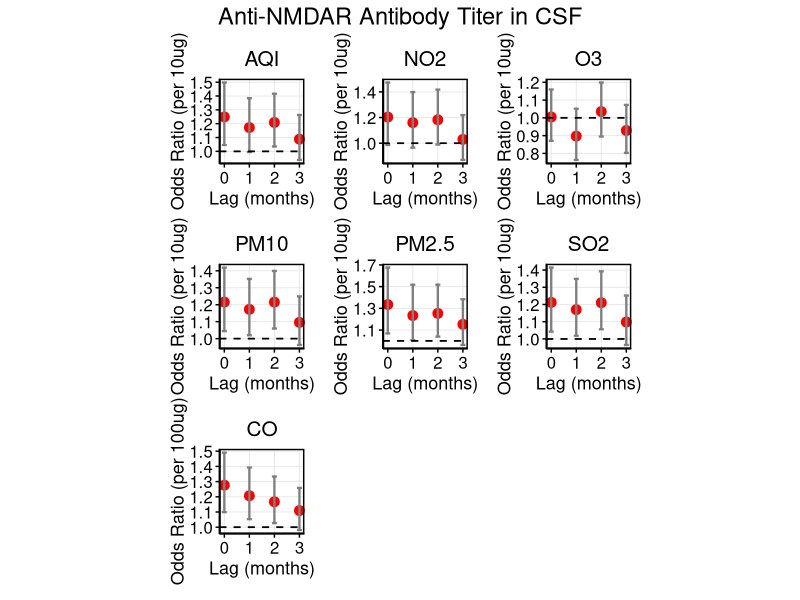
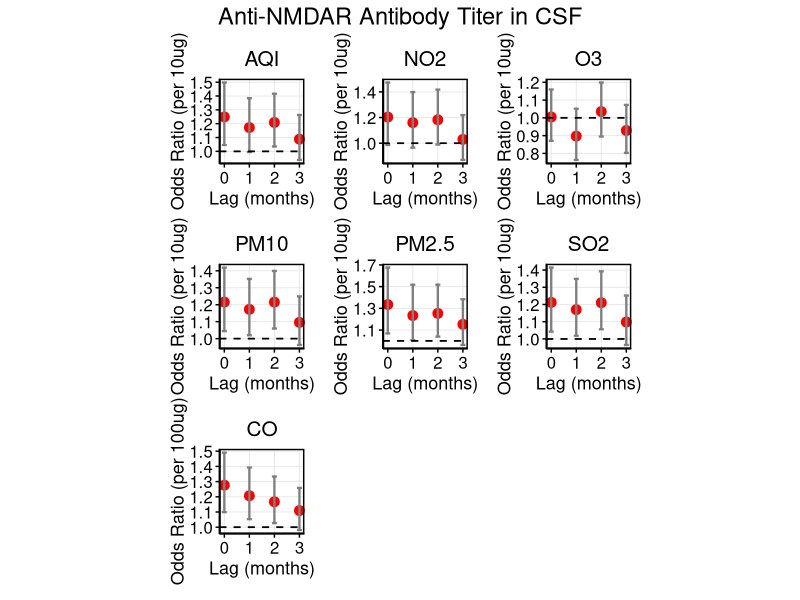

Reproduce these figures in R, in order.
setwd("/Users/shij/Documents/GitHub/NMDA_data_analysis/")
my.dat<-readxl::read_xlsx("NMDA_with_population_sex_ratio_age_portion.xlsx")
setwd("/Users/shij/Documents/GitHub/NMDA_data_analysis/251211/")

my.dat$CSFrank<-NA
for (i in 1:nrow(my.dat)) {
  if( my.dat$`anti-NMDAR antibody titer in CSF`[i]=="+" ) {
    my.dat$CSFrank[i]=1
  }else if( my.dat$`anti-NMDAR antibody titer in CSF`[i]=="1：1000" ) {
    my.dat$CSFrank[i]=3
  }else if( my.dat$`anti-NMDAR antibody titer in CSF`[i]=="1:320" ) {
    my.dat$CSFrank[i]=3
  }else if( my.dat$`anti-NMDAR antibody titer in CSF`[i]=="1:300" ) {
    my.dat$CSFrank[i]=3
  }else if( my.dat$`anti-NMDAR antibody titer in CSF`[i]=="1:100+" ) {
    my.dat$CSFrank[i]=2
  }else if( my.dat$`anti-NMDAR antibody titer in CSF`[i]=="1:100" ) {
    my.dat$CSFrank[i]=2
  }else if( my.dat$`anti-NMDAR antibody titer in CSF`[i]=="positive" ) {
    my.dat$CSFrank[i]=2
  }else if( my.dat$`anti-NMDAR antibody titer in CSF`[i]=="1:32" ) {
    my.dat$CSFrank[i]=2
  }else if( my.dat$`anti-NMDAR antibody titer in CSF`[i]=="1:30" ) {
    my.dat$CSFrank[i]=2
  }else if( my.dat$`anti-NMDAR antibody titer in CSF`[i]=="++" ) {
    my.dat$CSFrank[i]=3
  }else if( my.dat$`anti-NMDAR antibody titer in CSF`[i]=="1:10" ) {
    my.dat$CSFrank[i]=1
  }else if( my.dat$`anti-NMDAR antibody titer in CSF`[i]=="1:3.2" ) {
    my.dat$CSFrank[i]=1
  }else if( my.dat$`anti-NMDAR antibody titer in CSF`[i]=="1:1" ) {
    my.dat$CSFrank[i]=1
  }
}  

# ============================
# 1. Load Required Packages
# ============================
library(ordinal)
library(ggplot2)
library(dplyr)
library(tidyr)
library(broom)
library(patchwork)   # For combining plots

# ============================
# 2. Prepare Data: Convert CSFrank to Ordered Factor
# ============================
# Check current class
class(my.dat$CSFrank)
table(my.dat$CSFrank)  # See levels

# Convert to ordered factor
my.dat$CSFrank <- factor(my.dat$CSFrank, ordered = TRUE)

# Verify
str(my.dat$CSFrank)

# ============================
# 3. Define Pollutants and Lags
# ============================
pollutants <- c("AQI", "NO2", "O3", "CO", "PM10", "PM2.5", "SO2")  # CO is 4th
lags <- c("M0", "M1", "M2", "M3")

# Create column name patterns
pollutant_cols <- sapply(pollutants, function(p) {
  paste0(p, "_", lags)
}, simplify = FALSE)

# ============================
# 4. Fit Ordinal Regression for Each Pollutant-Lag
# ============================
results_list <- list()

for (pollutant in pollutants) {
  lag_cols <- pollutant_cols[[pollutant]]
  for (lag_col in lag_cols) {
    # Check if column has variation and not all NA
    data_col <- my.dat[[lag_col]]
    if (all(is.na(data_col)) || length(unique(data_col[!is.na(data_col)])) <= 1) {
      message("Skipping ", lag_col, " — no variation or all NA")
      next
    }
    
    # Fit model
    model <- clm(CSFrank ~ ., data = my.dat[, c("CSFrank", lag_col)], 
                 Hess = TRUE)
    
    # Extract summary
    model_summary <- tidy(model, conf.int = TRUE, exponentiate = TRUE) %>%
      filter(term == lag_col) %>%
      mutate(Pollutant = pollutant,
             Lag = gsub(".*_", "", lag_col),
             Lag_Num = as.numeric(gsub("M", "", lag_col)))
    
    results_list <- append(results_list, list(model_summary))
  }
}

# Combine all results
results_df <- bind_rows(results_list)

# ============================
# 5. Clean and Format Results
# ============================
results_df <- results_df %>%
  mutate(
    Lag = trimws(toupper(Lag)),
    Lag.Num = as.numeric(gsub("^M(\\d+)$", "\\1", Lag))
  ) %>%
  filter(!is.na(Lag.Num))

# # ============================
# # 6. Create 7 Individual Plots (One per Pollutant)
# # ============================
# # Get pollutants in desired order
# pollutants_plot <- c("AQI", "NO2", "O3", "CO", "PM10", "PM2.5", "SO2")
# 
# # Create list of individual plots
# plot_list <- lapply(pollutants_plot, function(poll) {
#   df_sub <- results_df %>% filter(Pollutant == poll)
#   
#   p <- ggplot(df_sub, aes(x = Lag.Num, y = estimate, ymin = conf.low, ymax = conf.high)) +
#     geom_point(color = "red", size = 3) +
#     geom_errorbar(width = 0.2, color = "gray50", size = 0.8) +
#     geom_hline(yintercept = 1, linetype = "dashed", color = "black", size = 0.6) +
#     labs(
#       x = "Lag (months)",
#       y = "Odds Ratio (OR)",
#       title = poll
#     ) +
#     theme_minimal() +
#     theme(
#       panel.border = element_rect(color = "black", fill = NA, size = 1),
#       panel.background = element_blank(),
#       panel.grid.major = element_line(color = "gray90", size = 0.3),
#       panel.grid.minor = element_blank(),
#       axis.line = element_line(color = "black", size = 0.5),
#       axis.ticks = element_line(color = "black", size = 0.5),
#       axis.text = element_text(size = 12, color = "black"),
#       axis.title = element_text(size = 13, color = "black"),
#       plot.title = element_text(hjust = 0.5, size = 15, color = "black"),
#       plot.margin = margin(10, 10, 10, 10),
#       axis.title.y = element_text(angle = 90, vjust = 0.5),
#       aspect.ratio = 1  # ← This is the KEY: forces square panels
#     ) +
#     scale_x_continuous(
#       breaks = c(0, 1, 2, 3), 
#       labels = c("0", "1", "2", "3"),
#       expand = expansion(add = c(0.1, 0.1))
#     )
#   
#   return(p)
# })
# 
# # ============================
# # 7. Combine All 7 Plots in a Single Row
# # ============================
# p_combined <- plot_list[[1]] + plot_list[[2]] + plot_list[[3]] + plot_list[[5]] + 
#   plot_list[[6]] + plot_list[[7]] + plot_list[[4]] +
#   plot_annotation(title = "Anti-NMDAR Antibody Titer in CSF",
#                   theme = theme(plot.title = element_text(hjust = 0.5, size = 17, color = "black")))
# 
# # Display plot
# print(p_combined)
# 
# # Optional: Save as PNG with width=12, height=15
# ggsave("NMDAR_antibody.png", p_combined, width = 12, height = 15, dpi = 300, units = "in")


# ============================
# 6. Create 7 Individual Plots (One per Pollutant)
# ============================
# Get pollutants in desired order
pollutants_plot <- c("AQI", "NO2", "O3", "CO", "PM10", "PM2.5", "SO2")

# Create list of individual plots
plot_list <- lapply(pollutants_plot, function(poll) {
  df_sub <- results_df %>% filter(Pollutant == poll)
  
  # Apply transformation based on pollutant
  if (poll == "CO") {
    df_sub <- df_sub %>%
      mutate(
        y = estimate^0.1,
        ymin = conf.low^0.1,
        ymax = conf.high^0.1
      )
    y_label <- "Odds Ratio (per 100ug)"
  } else {
    df_sub <- df_sub %>%
      mutate(
        y = estimate^10,
        ymin = conf.low^10,
        ymax = conf.high^10
      )
    y_label <- "Odds Ratio (per 10ug)"
  }
  
  p <- ggplot(df_sub, aes(x = Lag.Num, y = y, ymin = ymin, ymax = ymax)) +
    geom_point(color = "red", size = 3) +
    geom_errorbar(width = 0.2, color = "gray50", size = 0.8) +
    geom_hline(yintercept = 1, linetype = "dashed", color = "black", size = 0.6) +
    labs(
      x = "Lag (months)",
      y = y_label,  # ← Dynamically set based on pollutant
      title = poll
    ) +
    theme_minimal() +
    theme(
      panel.border = element_rect(color = "black", fill = NA, size = 1),
      panel.background = element_blank(),
      panel.grid.major = element_line(color = "gray90", size = 0.3),
      panel.grid.minor = element_blank(),
      axis.line = element_line(color = "black", size = 0.5),
      axis.ticks = element_line(color = "black", size = 0.5),
      axis.text = element_text(size = 12, color = "black"),
      axis.title = element_text(size = 13, color = "black"),
      plot.title = element_text(hjust = 0.5, size = 15, color = "black"),
      plot.margin = margin(10, 10, 10, 10),
      axis.title.y = element_text(angle = 90, vjust = 0.5),
      aspect.ratio = 1
    ) +
    scale_x_continuous(
      breaks = c(0, 1, 2, 3), 
      labels = c("0", "1", "2", "3"),
      expand = expansion(add = c(0.1, 0.1))
    )
  
  return(p)
})

# ============================
# 7. Combine All 7 Plots in a Single Row
# ============================
p_combined <- plot_list[[1]] + plot_list[[2]] + plot_list[[3]] + plot_list[[5]] + 
  plot_list[[6]] + plot_list[[7]] + plot_list[[4]] +
  plot_annotation(title = "Anti-NMDAR Antibody Titer in CSF",
                  theme = theme(plot.title = element_text(hjust = 0.5, size = 17, color = "black")))

# Display plot
print(p_combined)

# Optional: Save as PNG with width=12, height=15
ggsave("NMDAR_antibody.png", p_combined, width = 12, height = 15, dpi = 300, units = "in")


# ============================
# 7. Create Clean Results Table (Include CO, OR, 95% CI, p-value)
# ============================

library(writexl)

# Create clean table (include CO, OR, 95% CI, p-value)
table_df <- results_df %>%
  select(Pollutant, Lag, estimate, conf.low, conf.high, p.value) %>%
  mutate(
    `Odds Ratio (OR)` = round(estimate, 4),
    `95% CI` = paste0(round(conf.low, 4), " – ", round(conf.high, 4)),
    `p-value` = ifelse(p.value < 0.001, 
                       format(p.value, scientific = TRUE, digits = 2),
                       round(p.value, 4)),
    `Pollutant & Lag` = paste(Pollutant, Lag, sep = "_")
  ) %>%
  arrange(Pollutant, Lag) %>%
  select(`Pollutant & Lag`, `Odds Ratio (OR)`, `95% CI`, `p-value`)

# Export to Excel file
write_xlsx(table_df, "NMDAR_antibody.xlsx")
